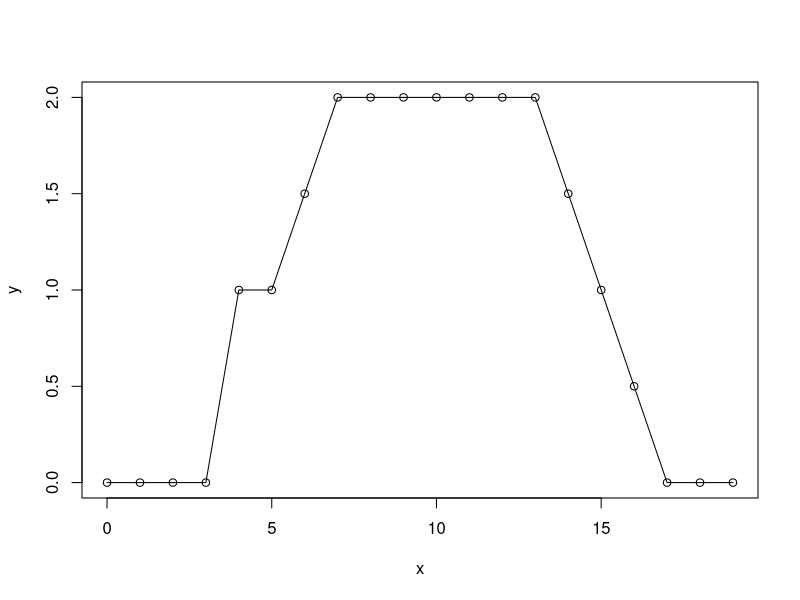
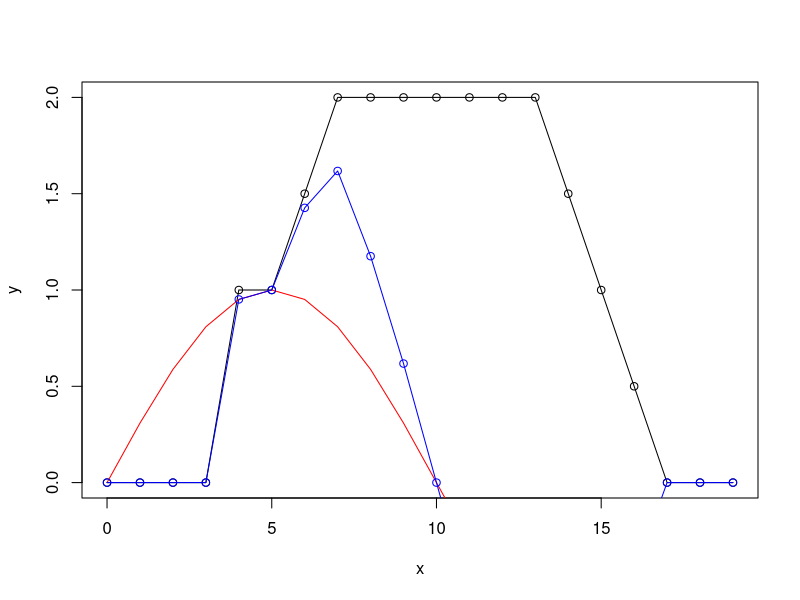
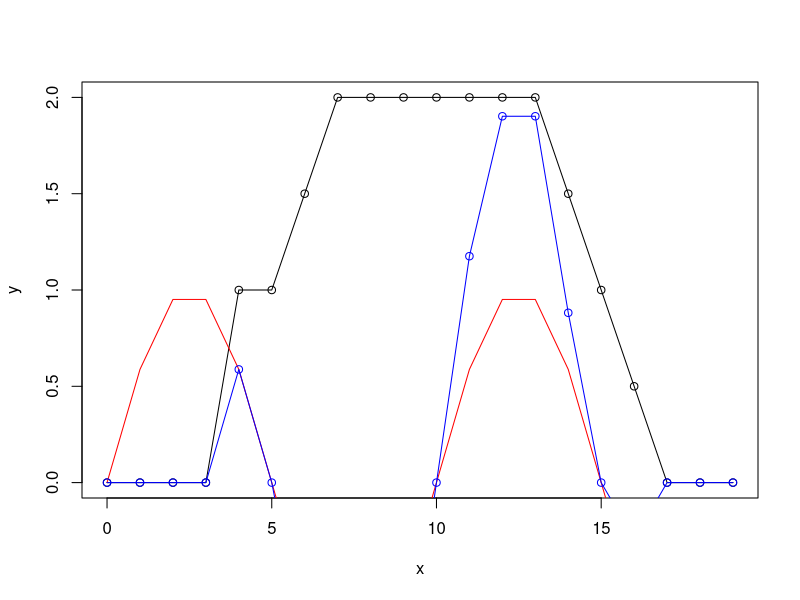
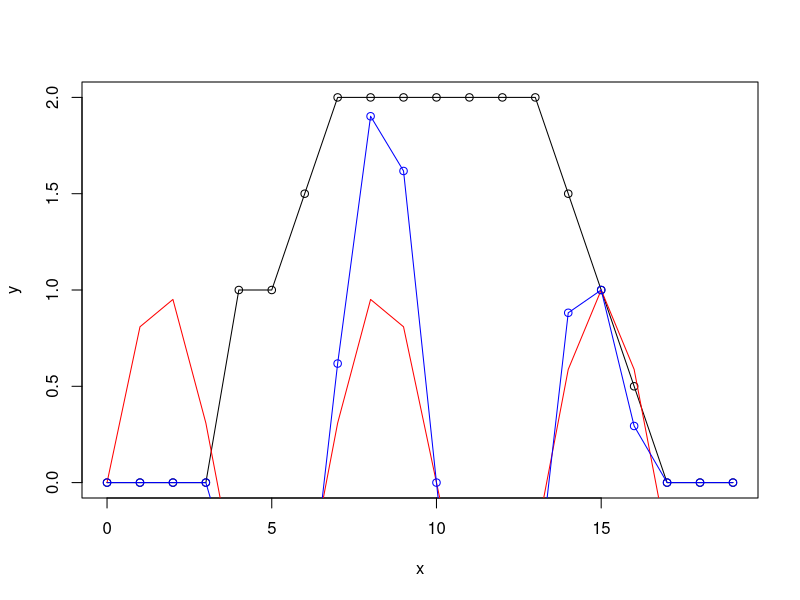
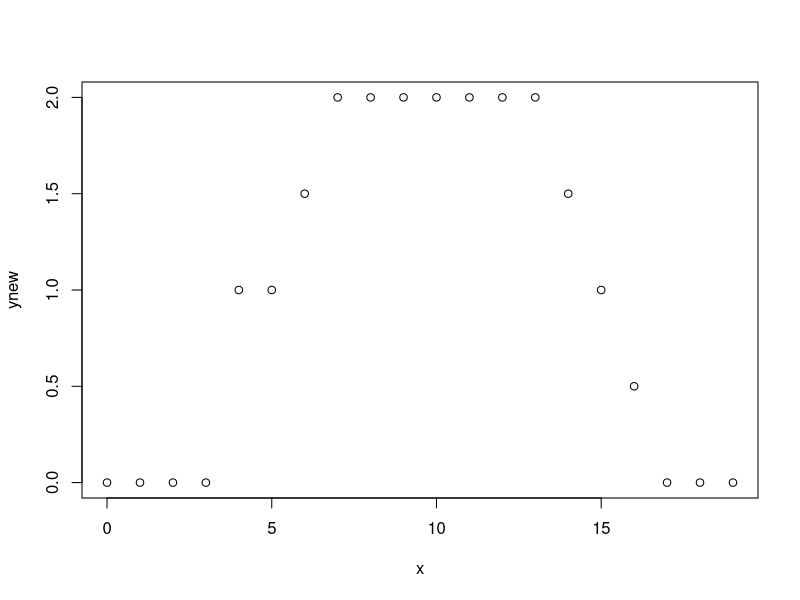
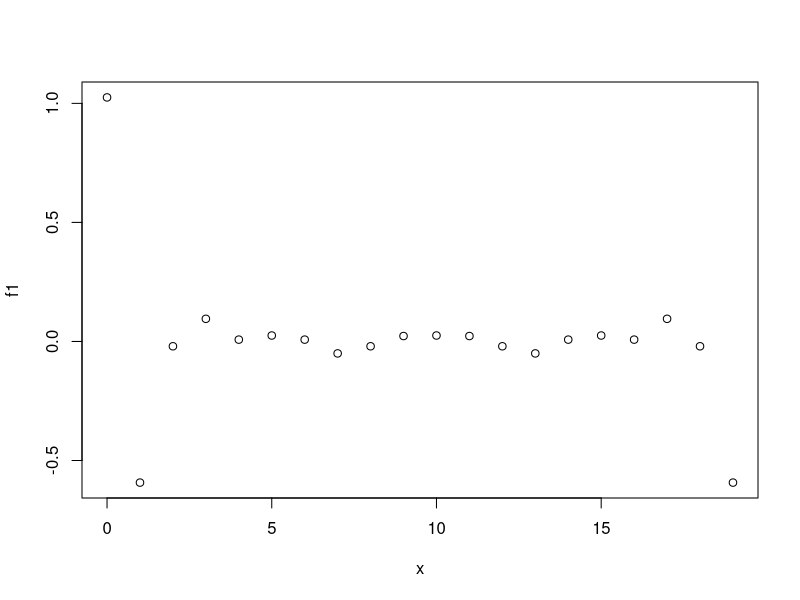
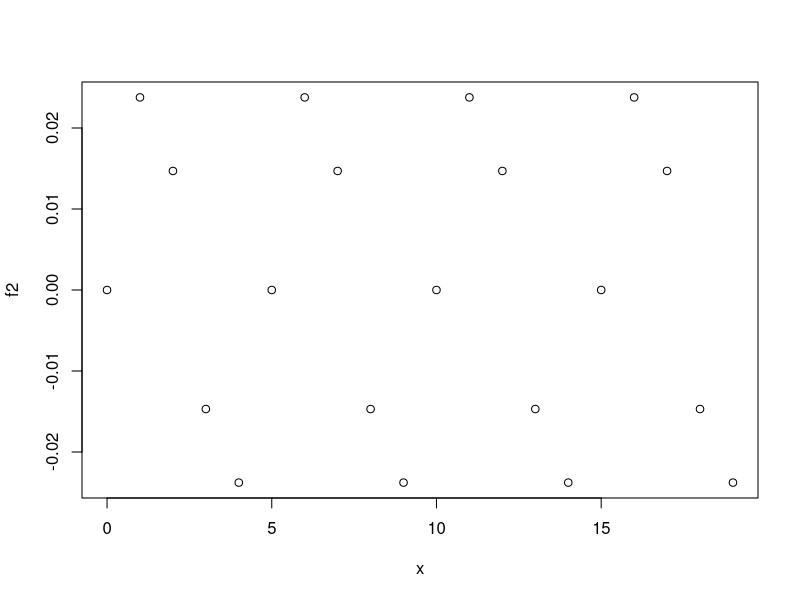

Here is the R script that generated these plots, in order:
x<-0:19
y<-c(0,0,0,0,1,1,1.5,2,2,2,2,2,2,2,1.5,1,0.5,0,0,0)
plot(x,y)
lines(x,y)

xt<-2*pi*x/20

plot(x,y)
lines(x,y)
lines(x,sin(xt), col="red")
points(x,y*sin(xt), col="blue")
lines(x,y*sin(xt), col="blue")

sum(y*sin(xt))

plot(x,y)
lines(x,y)
lines(x,sin(2*xt), col="red")
points(x,y*sin(2*xt), col="blue")
lines(x,y*sin(2*xt), col="blue")

sum(y*sin(2*xt))

plot(x,y)
lines(x,y)
lines(x,sin(3*xt), col="red")
points(x,y*sin(3*xt), col="blue")
lines(x,y*sin(3*xt), col="blue")

sum(y*sin(3*xt))

f1<-c()
f2<-c()
for(i in 0:19) {
  f1<-c(f1,sum(y*cos(i*xt))/20)
  f2<-c(f2,sum(y*sin(i*xt))/20)
}

ynew<-rep(0,20)
for(i in 0:19) {
  ynew<-ynew+f1[i+1]*cos(i*xt)
  ynew<-ynew+f2[i+1]*sin(i*xt)
}

plot(x,ynew)
plot(x,f1)
plot(x,f2)

